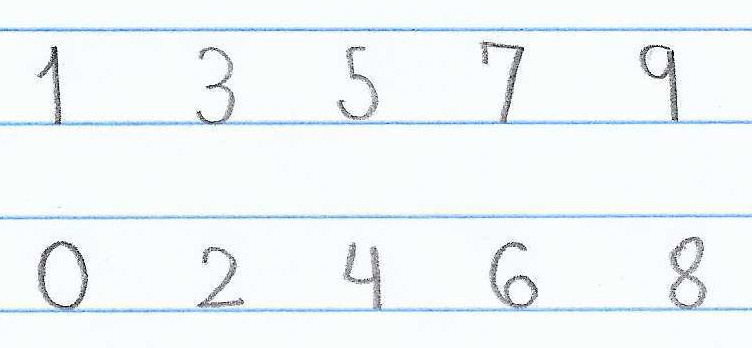
//> input picture lib/src/svm/assets/realtest3.jpg, 752 x 348 px
$ ./thresholddeterminer   (built with g++ and OpenCV 4)
//> lines starting //> are read from the running program, lines starting //| are printed output that depends on the picture; after the words box and inside, x2 and y2 are one past the last pixel; in counts of white or black regions, pixels touching at a corner belong together
#include <cstdlib>
#include <iostream>
#include <opencv2/highgui.hpp>
#include <opencv2/imgproc.hpp>
#include <opencv2/objdetect.hpp>
#include <opencv2/ml.hpp>
#include <opencv4/opencv2/core/matx.hpp>
#include <string>

using namespace std;
using namespace cv;

void showImage(string name, Mat image, bool save) {
    namedWindow(name, WINDOW_KEEPRATIO);
    imshow(name, image);
    waitKey(0);
    destroyWindow(name);

    if (save)
        imwrite("assets/" + name, image);
}

int main(void) {


    Mat image = imread("assets/realtest3.jpg");
//> image is the input picture: 348 rows x 752 cols, CV_8UC3; mean B, G, R 248.2, 246.3, 240.6
    /* bitwise_not(image, image); */
    /* showImage("Original", image); */

    Mat resizedImage;
    resize(image, resizedImage, Size(700, 300));
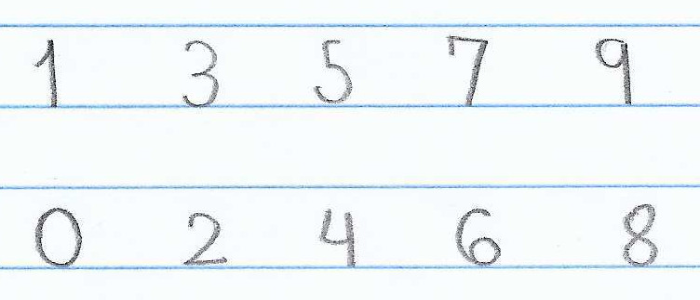
//> resizedImage: 300 rows x 700 cols, CV_8UC3; mean B, G, R 248.1, 246.2, 240.4
    /* showImage("Resized", resizedImage); */

    Mat grayImage;
    cvtColor(resizedImage, grayImage, COLOR_BGR2GRAY);
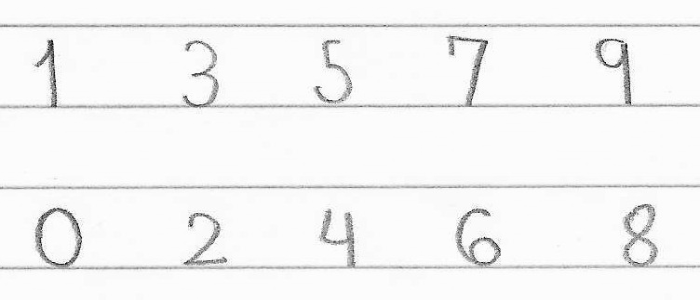
//> grayImage: 300 rows x 700 cols, CV_8UC1; min 1, max 255, mean 244.8
    /* showImage("Grayscale", grayImage); */

    Mat bestImage;
    vector<Mat> biggestNumbers;
    int bestThresh;

    for (int thresh = 0; thresh < 266; thresh++) {

        Mat threshImage;
        /* cout << "Before Threshold " << thresh << endl; */
        threshold(grayImage, threshImage, thresh, 255, THRESH_BINARY);
        /* showImage("Thresh: " + to_string(thresh), threshImage, false); */

        /* cout << "Finding contours..." << endl; */
        vector<vector<Point>> contours;
        vector<Vec4i> hierarchy;
        findContours(threshImage, contours, hierarchy, RETR_TREE, CHAIN_APPROX_SIMPLE);

        /* cout << "Drawing contours..." << endl; */
        Mat imageClone = resizedImage.clone();
        drawContours(imageClone, contours, -1, Scalar(0, 255, 0), 1);
        /* showImage("Contours with NONE", imageClone); */

        imageClone = resizedImage.clone();
        vector<Mat> numbers;
        vector<int> numbersX, numbersY;

        /* cout << "Rectangle for loop..." << endl; */
        for (int i = 0; i < contours.size(); i++) {
            Rect bound = boundingRect(contours.at(i));
            if (bound.height >= 15 && bound.width >= 15 && bound.area() > 1000 && bound.area() < 400 * 400) {
                if (thresh == 172)
                    cout << bound.area() << endl;

                int beginX = bound.x - 10;
                int endX = bound.x + bound.width + 10;
                int beginY = bound.y - 10;
                int endY = bound.y + bound.height + 10;

                numbersX.push_back(bound.x);
                numbersY.push_back(bound.y);

                try {
                    numbers.push_back(threshImage.colRange(beginX, endX).rowRange(beginY, endY).clone());
                    rectangle(imageClone, Point(beginX, beginY), Point(endX, endY), Scalar(0, 255, 0), 2);
                } catch (cv::Exception exc) {
                    /* cout << "Noticed invalid range, continuing..." << endl; */
                    continue;
                }

            }
        }

        if (numbers.size() > biggestNumbers.size()) {
            bestImage = imageClone;
            biggestNumbers = numbers;
            bestThresh = thresh;
        }

    }
//> this loop made 266 passes
//> pass 2, `threshold(grayImage, threshImage, thresh, 255, THRESH_BINARY);`:
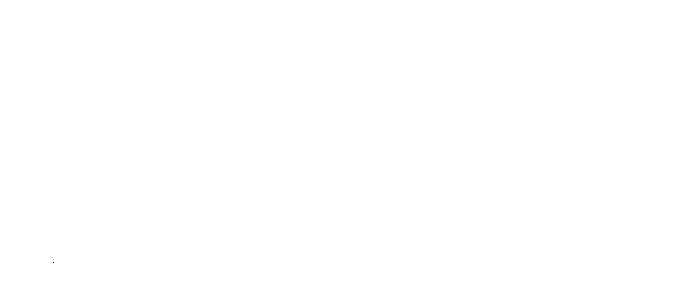
//> threshImage: 300 rows x 700 cols, CV_8UC1; 100% white; black in thin lines or dots, all inside (x1, y1, x2, y2) = (53, 262, 54, 263)
//> after the loop:
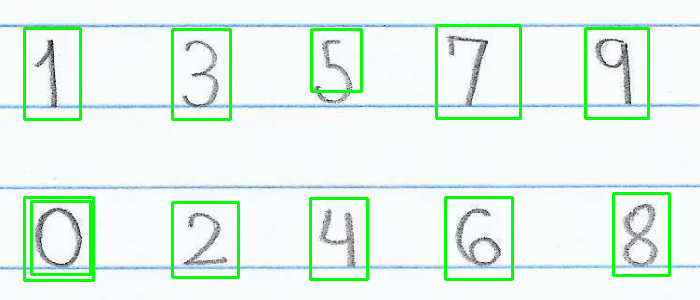
//> bestImage: 300 rows x 700 cols, CV_8UC3; mean B, G, R 236.8, 246.5, 229.5
//> after the loop, bestThresh = 179

    cout << "The best thresh is: " << bestThresh << endl;
//| The best thresh is: 179
    cout << "With a quantity of " << biggestNumbers.size() << " numbers" << endl;

    showImage("bestImage.jpeg", bestImage, false);

    return 0;
}

$ run again, with lib/src/svm/assets/expression1.jpg copied over lib/src/svm/assets/realtest3.jpg
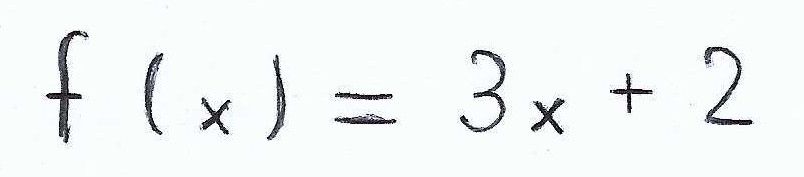
//> input picture lib/src/svm/assets/expression1.jpg, 804 x 177 px
//> image is the input picture: 177 rows x 804 cols, CV_8UC3; mean B, G, R 244.3, 244.6, 240.8
//> `resize(image, resizedImage, Size(700, 300));`:
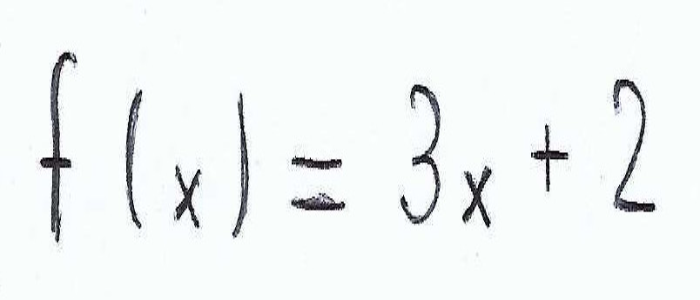
//> resizedImage: 300 rows x 700 cols, CV_8UC3; mean B, G, R 244.3, 244.6, 240.8
//> after the loop `for (int thresh = 0; thresh < 266; thresh++)`:
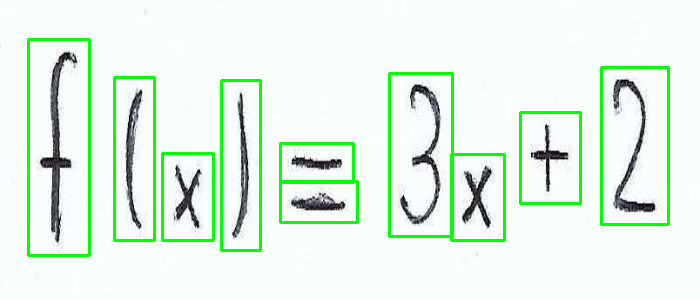
//> bestImage: 300 rows x 700 cols, CV_8UC3; mean B, G, R 231.8, 244.7, 228.5
//> after the loop `for (int thresh = 0; thresh < 266; thresh++)`: bestThresh = 222
//| The best thresh is: 222

$ run again, with lib/src/svm/assets/expression2.jpg copied over lib/src/svm/assets/realtest3.jpg
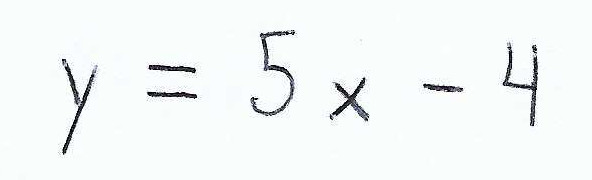
//> input picture lib/src/svm/assets/expression2.jpg, 592 x 180 px
//> image is the input picture: 180 rows x 592 cols, CV_8UC3; mean B, G, R 246.6, 247, 243.1
//> `resize(image, resizedImage, Size(700, 300));`:
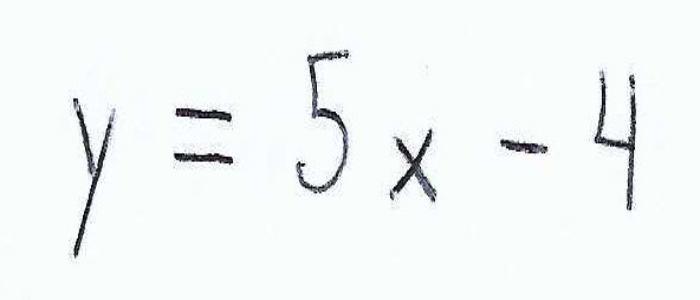
//> resizedImage: 300 rows x 700 cols, CV_8UC3; mean B, G, R 246.6, 247, 243.1
//> after the loop `for (int thresh = 0; thresh < 266; thresh++)`:
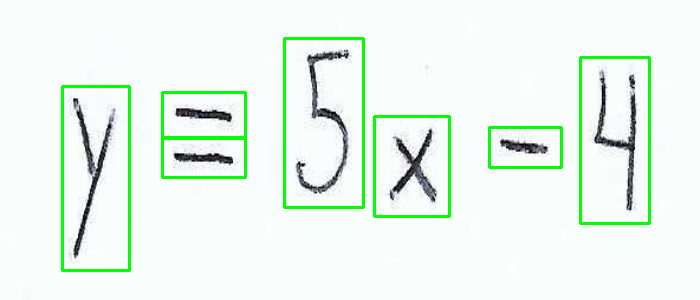
//> bestImage: 300 rows x 700 cols, CV_8UC3; mean B, G, R 237.6, 247.1, 234.3
//> after the loop `for (int thresh = 0; thresh < 266; thresh++)`: bestThresh = 239
//| The best thresh is: 239
